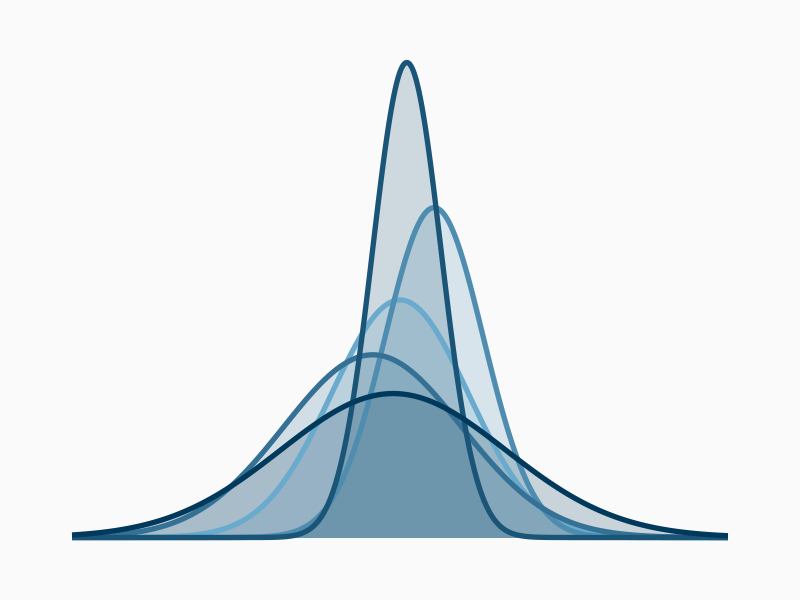
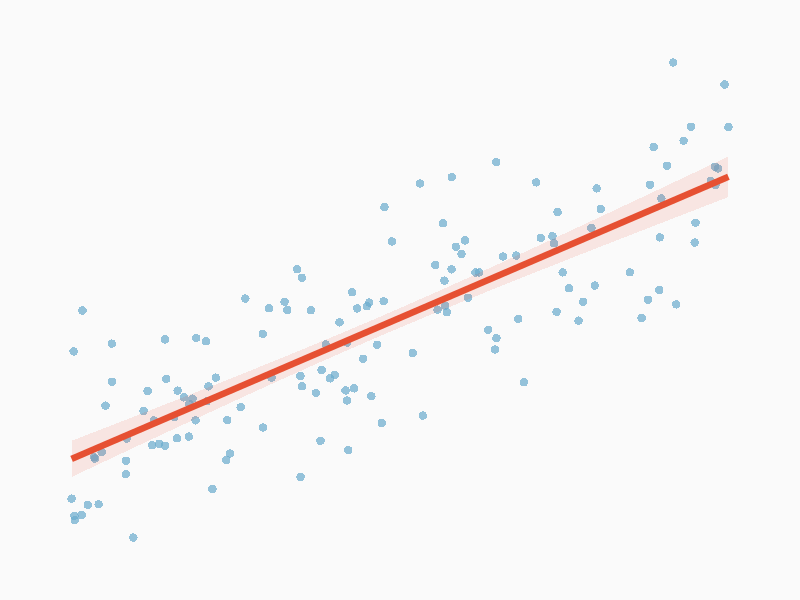
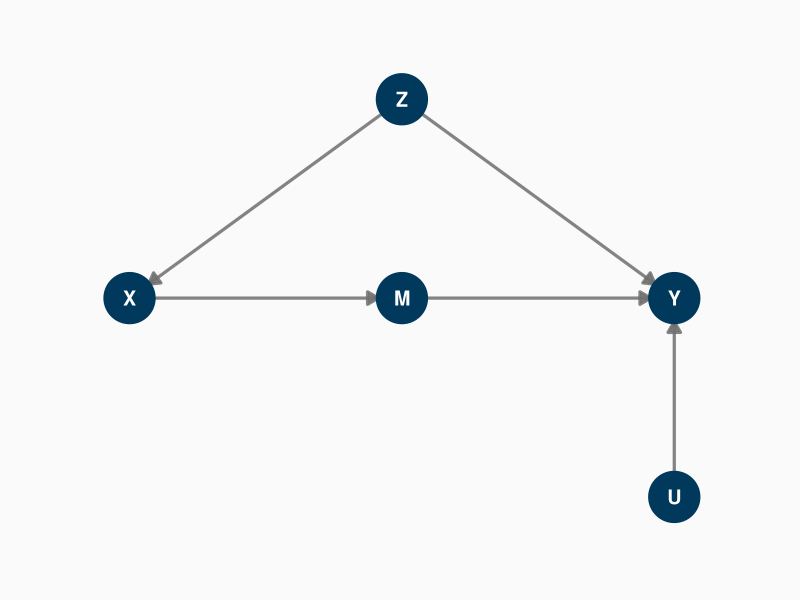
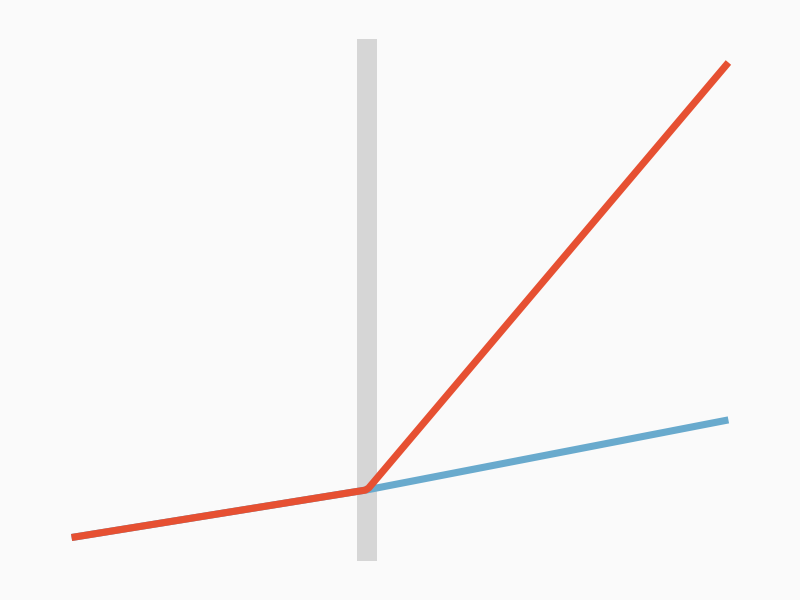
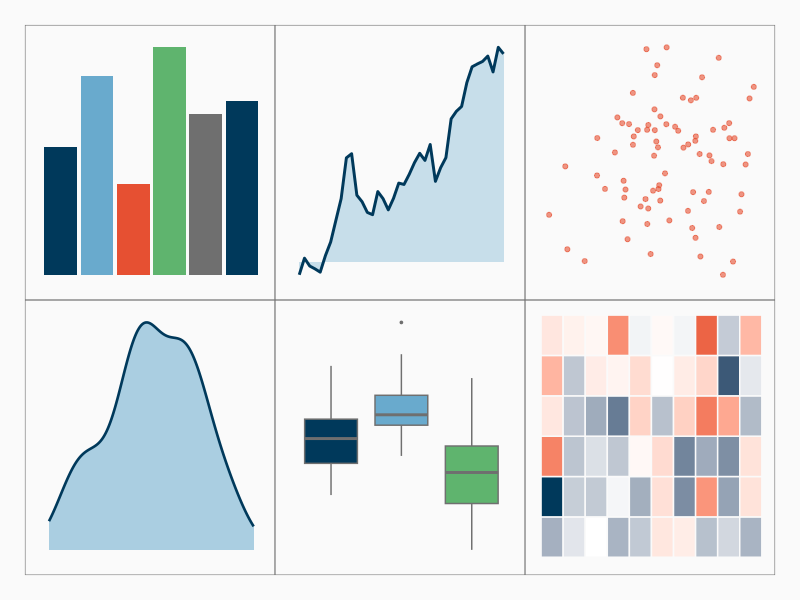
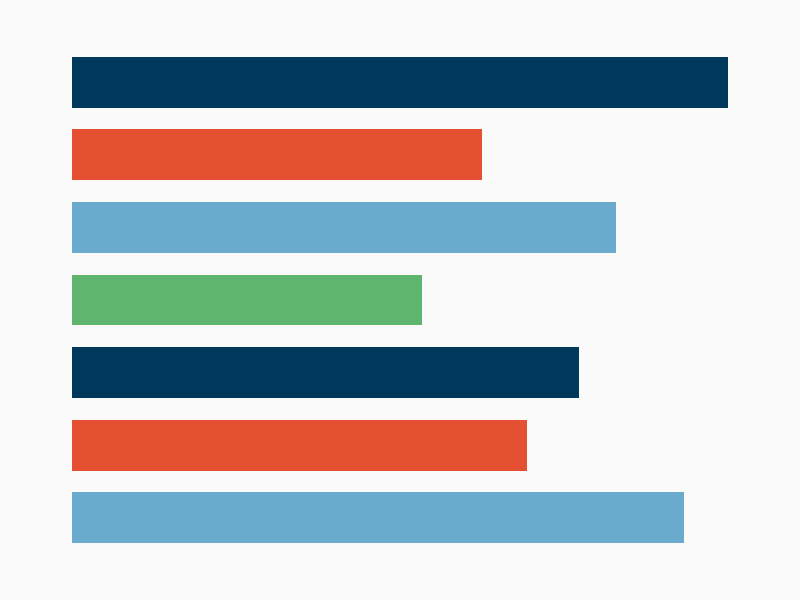
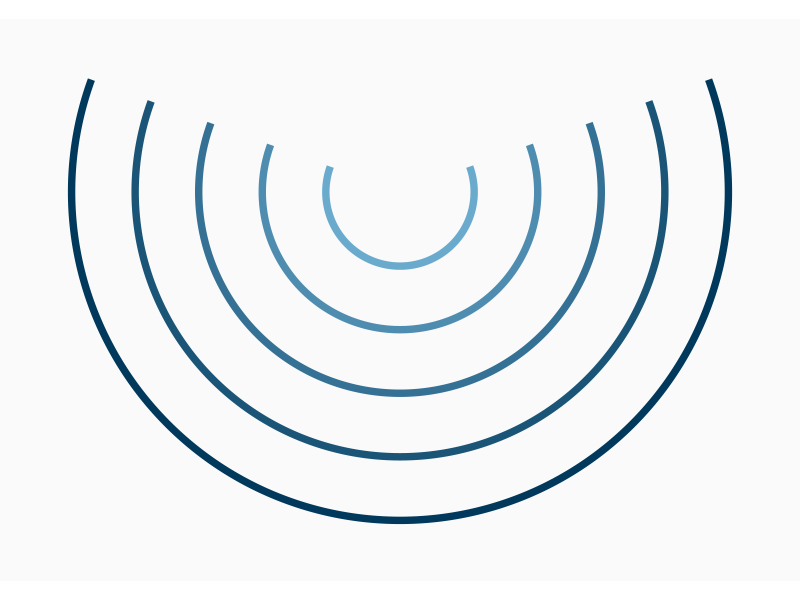
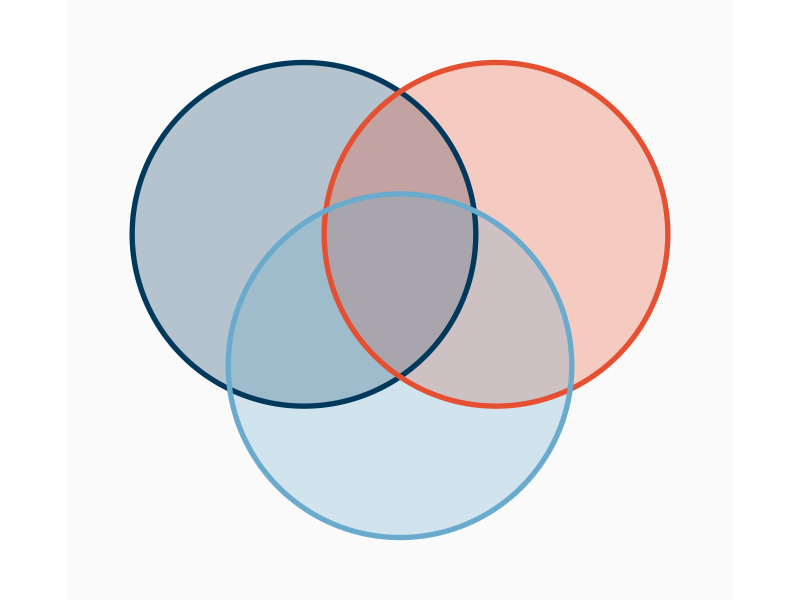

Reproduce these figures in R, in order.
# thumbnail-designs/generate_thumbnails.R
#
# Generates 2 candidate thumbnail images per resource category.
# 12 PNGs total, named [category]-a.png and [category]-b.png.
#
# Run from the project root:
#   source("thumbnail-designs/generate_thumbnails.R")
#
# Required packages:
#   install.packages(c("ggplot2", "dplyr", "igraph", "ggraph", "patchwork"))

library(ggplot2)
library(dplyr)
library(igraph)
library(ggraph)
library(patchwork)

# ── Shared constants ──────────────────────────────────────────────────────────

euf <- list(
  blue      = "#00395B",
  grey      = "#6F6F6F",
  red       = "#e65032",
  green     = "#5fb46e",
  lightblue = "#69aacd"
)

BG  <- "#FAFAFA"   # consistent off-white background
W   <- 8           # 8 in × 150 dpi = 1200 px
H   <- 5           # 5 in × 150 dpi =  750 px
DPI <- 150

void_base <- function() {
  theme_void() +
  theme(
    plot.background  = element_rect(fill = BG, colour = NA),
    panel.background = element_rect(fill = BG, colour = NA),
    legend.position  = "none",
    plot.margin      = margin(28, 28, 28, 28)
  )
}

save_png <- function(p, slug) {
  path <- file.path("thumbnail-designs", paste0(slug, ".png"))
  ggsave(path, plot = p, width = W, height = H, dpi = DPI, bg = BG)
  message("saved: ", basename(path))
  invisible(p)
}

set.seed(2026)


# ── 1. STATISTICS ─────────────────────────────────────────────────────────────
#
#  A — Overlapping sampling distributions (bell-curve wave)
#      Concept: sampling variability, inference, distributions
#
#  B — Scatter plot with regression line
#      Concept: relationships in data, regression, estimation

x_seq <- seq(-4.8, 4.8, length.out = 500)

wave_df <- bind_rows(
  data.frame(x = x_seq, y = dnorm(x_seq,  0.00, 1.00), g = "1"),
  data.frame(x = x_seq, y = dnorm(x_seq,  0.50, 0.72), g = "2"),
  data.frame(x = x_seq, y = dnorm(x_seq, -0.40, 1.30), g = "3"),
  data.frame(x = x_seq, y = dnorm(x_seq,  0.10, 0.50), g = "4"),
  data.frame(x = x_seq, y = dnorm(x_seq, -0.10, 1.65), g = "5")
)
wave_pal <- colorRampPalette(c(euf$lightblue, euf$blue))(5)

p_stat_a <- ggplot(wave_df, aes(x, y, group = g, colour = g, fill = g)) +
  geom_area(alpha = 0.20, position = "identity") +
  geom_line(linewidth = 1.8) +
  scale_colour_manual(values = wave_pal) +
  scale_fill_manual(values = wave_pal) +
  void_base()

save_png(p_stat_a, "statistics-a")

# ----

df_scat <- data.frame(x = runif(140, -3.2, 3.2)) |>
  mutate(y = 0.65 * x + rnorm(n(), 0, 0.9))

p_stat_b <- ggplot(df_scat, aes(x, y)) +
  geom_point(colour = euf$lightblue, alpha = 0.70, size = 2.5, shape = 16) +
  geom_smooth(method = "lm", formula = y ~ x, se = TRUE,
              colour = euf$red, fill = euf$red, alpha = 0.12,
              linewidth = 2.2) +
  void_base()

save_png(p_stat_b, "statistics-b")


# ── 2. CAUSAL INFERENCE ───────────────────────────────────────────────────────
#
#  A — Directed acyclic graph (DAG)
#      Concept: causal structure, confounding, mediation
#
#  B — Potential outcomes: two trajectories diverging at treatment
#      Concept: counterfactuals, treatment effect, parallel worlds

ci_nodes <- data.frame(
  name = c("Z",  "X",  "M",  "Y",  "U"),
  x    = c(0.50, 0.00, 0.50, 1.00, 1.00),
  y    = c(0.82, 0.50, 0.50, 0.50, 0.18)
)
ci_edges <- data.frame(
  from = c("Z", "Z", "X", "M", "U"),
  to   = c("X", "Y", "M", "Y", "Y")
)

g_ci <- graph_from_data_frame(ci_edges, directed = TRUE, vertices = ci_nodes)

p_ci_a <- ggraph(g_ci, layout = "manual", x = ci_nodes$x, y = ci_nodes$y) +
  geom_edge_link(
    arrow     = arrow(length = unit(9, "pt"), type = "closed"),
    end_cap   = circle(17, "pt"),
    colour    = euf$grey,
    linewidth = 1.1,
    alpha     = 0.85
  ) +
  geom_node_point(size = 17, colour = euf$blue) +
  geom_node_text(aes(label = name), colour = "white",
                 fontface = "bold", size = 5.0) +
  scale_x_continuous(expand = expansion(mult = 0.18)) +
  scale_y_continuous(expand = expansion(mult = 0.18)) +
  theme_graph(background = BG) +
  theme(plot.background = element_rect(fill = BG, colour = NA),
        plot.margin     = margin(20, 20, 20, 20))

save_png(p_ci_a, "causal-inference-a")

# ----

t_seq  <- seq(0, 1, length.out = 200)
tr_cut <- 0.45

treated_y <- ifelse(t_seq < tr_cut,
                    0.15 * t_seq,
                    0.15 * tr_cut + 1.10 * (t_seq - tr_cut))
control_y <- ifelse(t_seq < tr_cut,
                    0.15 * t_seq,
                    0.15 * tr_cut + 0.18 * (t_seq - tr_cut))

po_df <- data.frame(
  t   = rep(t_seq, 2),
  y   = c(treated_y, control_y),
  grp = rep(c("Treated", "Control"), each = 200)
)

p_ci_b <- ggplot(po_df, aes(t, y, colour = grp, group = grp)) +
  annotate("rect",
           xmin = tr_cut - 0.015, xmax = tr_cut + 0.015,
           ymin = -Inf, ymax = Inf,
           fill = euf$grey, alpha = 0.25) +
  geom_line(linewidth = 2.4) +
  scale_colour_manual(
    values = c(Treated = euf$red, Control = euf$lightblue)
  ) +
  void_base()

save_png(p_ci_b, "causal-inference-b")


# ── 3. R PROGRAMMING ──────────────────────────────────────────────────────────
#
#  A — 2×3 gallery of mini-plots (bar, area+line, scatter,
#                                  density, boxplot, heat map)
#      Concept: the variety of outputs R produces
#
#  B — Bold horizontal bars in EUF palette
#      Concept: clean data visualisation, ggplot aesthetic

mini_theme <- function() {
  theme_minimal(base_size = 8) +
  theme(
    plot.background  = element_rect(fill = BG, colour = euf$grey, linewidth = 0.4),
    panel.background = element_rect(fill = BG, colour = NA),
    axis.text        = element_blank(),
    axis.title       = element_blank(),
    axis.ticks       = element_blank(),
    panel.grid       = element_blank(),
    legend.position  = "none",
    plot.margin      = margin(8, 8, 8, 8)
  )
}

# bar chart
df_bar <- data.frame(cat = letters[1:6],
                     v   = c(3.1, 4.8, 2.2, 5.5, 3.9, 4.2))
p_m1 <- ggplot(df_bar, aes(cat, v, fill = cat)) +
  geom_col() +
  scale_fill_manual(values = c(euf$blue, euf$lightblue, euf$red,
                               euf$green, euf$grey, euf$blue)) +
  mini_theme()

# area + line
df_line <- data.frame(t = 1:40, v = cumsum(rnorm(40, 0.1, 0.6)))
p_m2 <- ggplot(df_line, aes(t, v)) +
  geom_area(fill = euf$lightblue, alpha = 0.35) +
  geom_line(colour = euf$blue, linewidth = 1.0) +
  mini_theme()

# scatter
df_sc <- data.frame(x = rnorm(80), y = rnorm(80))
p_m3 <- ggplot(df_sc, aes(x, y)) +
  geom_point(colour = euf$red, alpha = 0.60, size = 1.4) +
  mini_theme()

# density
df_dn <- data.frame(v = c(rnorm(80, 0, 1), rnorm(50, 2.5, 0.8)))
p_m4 <- ggplot(df_dn, aes(v)) +
  geom_density(fill = euf$lightblue, colour = euf$blue,
               alpha = 0.55, linewidth = 0.9) +
  mini_theme()

# boxplot
df_bx <- data.frame(
  g = rep(c("A", "B", "C"), each = 40),
  v = c(rnorm(40, 0, 1), rnorm(40, 1, 0.8), rnorm(40, -0.5, 1.2))
)
p_m5 <- ggplot(df_bx, aes(g, v, fill = g)) +
  geom_boxplot(outlier.size = 0.6, colour = euf$grey, linewidth = 0.5) +
  scale_fill_manual(values = c(euf$blue, euf$lightblue, euf$green)) +
  mini_theme()

# heat map
hm_df <- expand.grid(x = 1:10, y = 1:6)
hm_df$z <- rnorm(60)
p_m6 <- ggplot(hm_df, aes(factor(x), factor(y), fill = z)) +
  geom_tile(colour = BG, linewidth = 0.5) +
  scale_fill_gradient2(low = euf$blue, mid = "white", high = euf$red,
                       midpoint = 0) +
  mini_theme()

p_r_a <- (p_m1 | p_m2 | p_m3) / (p_m4 | p_m5 | p_m6) +
  plot_annotation(theme = theme(
    plot.background = element_rect(fill = BG, colour = NA),
    plot.margin     = margin(18, 18, 18, 18)
  ))

save_png(p_r_a, "r-programming-a")

# ----

bar_df <- data.frame(
  id    = factor(7:1),
  value = c(0.88, 0.55, 0.73, 0.47, 0.68, 0.61, 0.82),
  fill  = c(euf$blue, euf$red, euf$lightblue, euf$green,
            euf$blue, euf$red, euf$lightblue)
)

p_r_b <- ggplot(bar_df, aes(y = id, x = value, fill = id)) +
  geom_col(width = 0.70) +
  scale_fill_manual(values = setNames(bar_df$fill, as.character(bar_df$id))) +
  void_base()

save_png(p_r_b, "r-programming-b")


# ── 4. EPISTEMOLOGY ───────────────────────────────────────────────────────────
#
#  A — Concentric open arcs (like an unrolled onion)
#      Concept: layers of inquiry — ontology → epistemology → methodology
#
#  B — Three overlapping translucent circles (Venn-like)
#      Concept: intersection of theory, reality, and knowledge

make_arc <- function(r, from_deg = -200, to_deg = 20, n = 400) {
  theta <- seq(from_deg * pi / 180, to_deg * pi / 180, length.out = n)
  data.frame(x = r * cos(theta), y = r * sin(theta))
}

radii   <- c(0.28, 0.52, 0.76, 1.00, 1.24)
arc_pal <- colorRampPalette(c(euf$lightblue, euf$blue))(5)

arc_df <- bind_rows(lapply(seq_along(radii), function(i) {
  d     <- make_arc(radii[i])
  d$grp <- i
  d
}))

p_ep_a <- ggplot(arc_df, aes(x, y, group = grp, colour = factor(grp))) +
  geom_path(linewidth = 2.5) +
  scale_colour_manual(values = arc_pal) +
  coord_equal() +
  void_base()

save_png(p_ep_a, "epistemology-a")

# ----

circle_path <- function(cx, cy, r, id, n = 360) {
  theta <- seq(0, 2 * pi, length.out = n)
  data.frame(x = cx + r * cos(theta), y = cy + r * sin(theta), id = id)
}

ven_df <- bind_rows(
  circle_path(-0.38,  0.22, 0.68, "A"),
  circle_path( 0.38,  0.22, 0.68, "B"),
  circle_path( 0.00, -0.30, 0.68, "C")
)

p_ep_b <- ggplot(ven_df, aes(x, y, group = id)) +
  geom_polygon(aes(fill = id), alpha = 0.28) +
  geom_path(aes(colour = id), linewidth = 1.8) +
  scale_fill_manual(values   = c(A = euf$blue, B = euf$red, C = euf$lightblue)) +
  scale_colour_manual(values = c(A = euf$blue, B = euf$red, C = euf$lightblue)) +
  coord_equal() +
  void_base()

save_png(p_ep_b, "epistemology-b")


# ── 5. LITERATURE REVIEW ──────────────────────────────────────────────────────
#
#  A — Citation network (nodes sized by in-degree)
#      Concept: papers citing papers, clusters of literature
#
#  B — Systematic review funnel (bars narrowing toward inclusion)
#      Concept: screening, assessment, selection

n_papers  <- 24
paper_ids <- paste0("p", seq_len(n_papers))

from_nodes <- c(sample(1:6,  14, replace = TRUE),
                sample(1:16, 10, replace = TRUE))
to_nodes   <- c(sample(7:24, 14, replace = TRUE),
                sample(7:24, 10, replace = TRUE))

edge_lr <- data.frame(
  from = paper_ids[from_nodes],
  to   = paper_ids[to_nodes]
) |> distinct() |> filter(from != to)

g_lr <- graph_from_data_frame(
  edge_lr, directed = TRUE,
  vertices = data.frame(name = paper_ids)
)
V(g_lr)$deg <- degree(g_lr, mode = "in") + 1

p_lr_a <- ggraph(g_lr, layout = "fr") +
  geom_edge_link(
    colour    = euf$grey,
    alpha     = 0.45,
    linewidth = 0.65,
    arrow     = arrow(length = unit(5, "pt"), type = "open"),
    end_cap   = circle(7, "pt")
  ) +
  geom_node_point(aes(size = deg), colour = euf$blue, alpha = 0.88) +
  scale_size(range = c(3, 14)) +
  theme_graph(background = BG) +
  theme(
    plot.background = element_rect(fill = BG, colour = NA),
    legend.position = "none",
    plot.margin     = margin(16, 16, 16, 16)
  )

save_png(p_lr_a, "literature-review-a")

# ----
# dark at top (many candidates), light at bottom (few included)
funnel_pal <- colorRampPalette(c(euf$blue, euf$lightblue))(4)

funnel_df <- data.frame(
  stage = 1:4,
  width = c(0.10, 0.28, 0.62, 1.00)
)

p_lr_b <- ggplot(funnel_df) +
  geom_rect(
    aes(xmin = -width / 2, xmax = width / 2,
        ymin = stage - 0.40, ymax = stage + 0.40,
        fill = factor(stage)),
    colour = NA
  ) +
  scale_fill_manual(values = setNames(funnel_pal, as.character(1:4))) +
  xlim(-0.6, 0.6) +
  void_base()

save_png(p_lr_b, "literature-review-b")


# ── 6. RESEARCH DESIGN ───────────────────────────────────────────────────────
#
#  A — Linear process flow (boxes connected by arrows)
#      Concept: structured steps from theory to findings
#
#  B — Research cycle (six nodes in a closed loop)
#      Concept: iterative, cyclical nature of research

flow_steps <- data.frame(
  x     = c(0.12, 0.37, 0.63, 0.88),
  label = c("Theory", "Design", "Data", "Findings")
)
flow_arrows <- data.frame(
  x    = flow_steps$x[-4] + 0.11,
  xend = flow_steps$x[-1] - 0.11,
  y = 0.50, yend = 0.50
)

p_rd_a <- ggplot() +
  geom_rect(
    data = flow_steps,
    aes(xmin = x - 0.10, xmax = x + 0.10,
        ymin = 0.35,      ymax = 0.65),
    fill = euf$blue, colour = NA
  ) +
  geom_segment(
    data = flow_arrows,
    aes(x = x, xend = xend, y = y, yend = yend),
    arrow     = arrow(length = unit(10, "pt"), type = "closed"),
    colour    = euf$grey,
    linewidth = 1.5
  ) +
  geom_text(
    data = flow_steps,
    aes(x = x, y = 0.50, label = label),
    colour   = "white",
    fontface = "bold",
    size     = 4.8
  ) +
  xlim(0, 1) + ylim(0.1, 0.9) +
  void_base()

save_png(p_rd_a, "research-design-a")

# ----

n_cyc  <- 6
angles <- seq(pi / 2, pi / 2 - 2 * pi, length.out = n_cyc + 1)[-(n_cyc + 1)]
r_cyc  <- 0.78

cycle_nodes <- data.frame(
  x     = r_cyc * cos(angles),
  y     = r_cyc * sin(angles),
  label = c("Theory", "Hypothesis", "Data\nCollection",
            "Analysis", "Findings", "Revision")
)

curve_df <- do.call(rbind, lapply(seq_len(n_cyc), function(i) {
  j <- (i %% n_cyc) + 1
  data.frame(
    x    = cycle_nodes$x[i], y    = cycle_nodes$y[i],
    xend = cycle_nodes$x[j], yend = cycle_nodes$y[j]
  )
}))

p_rd_b <- ggplot() +
  geom_curve(
    data = curve_df,
    aes(x = x, y = y, xend = xend, yend = yend),
    arrow     = arrow(length = unit(9, "pt"), type = "closed"),
    curvature = 0.28,
    colour    = euf$grey,
    linewidth = 1.1,
    alpha     = 0.90
  ) +
  geom_point(data = cycle_nodes, aes(x, y),
             size = 20, colour = euf$blue) +
  geom_text(data = cycle_nodes, aes(x, y, label = label),
            colour = "white", fontface = "bold",
            size = 2.9, lineheight = 0.82) +
  coord_equal(xlim = c(-1.35, 1.35), ylim = c(-1.35, 1.35)) +
  void_base()

save_png(p_rd_b, "research-design-b")

message("\n── All 12 thumbnails saved to thumbnail-designs/ ────────────────────")
